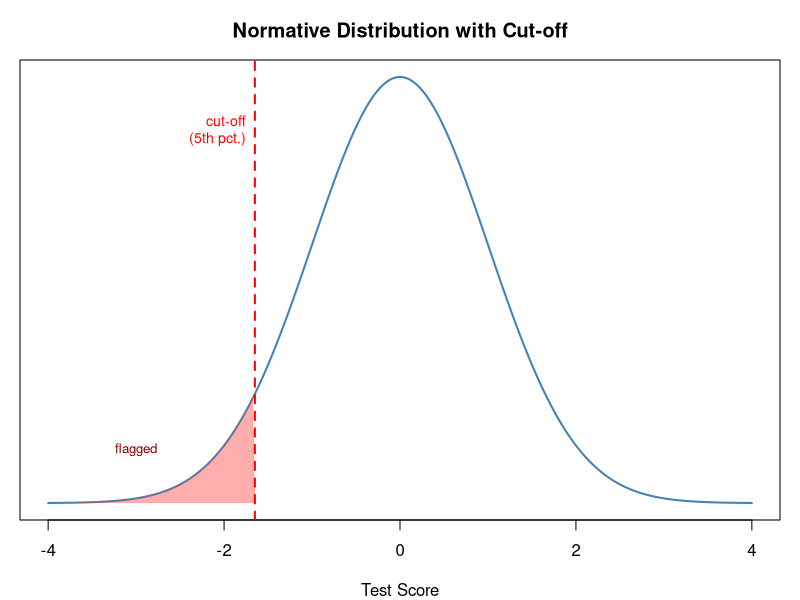
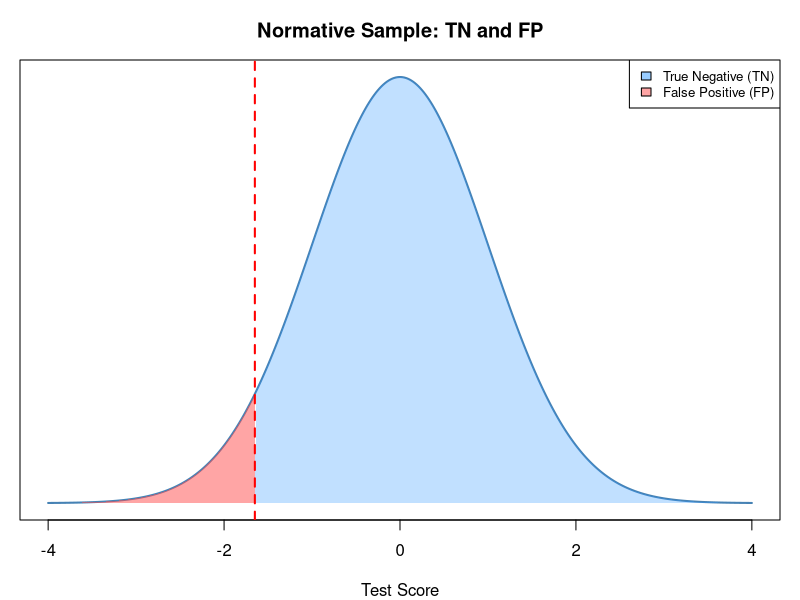

R code for these plots, in order:
## ---- chunk 1
#| echo: FALSE
#| fig.width: 6
#| fig.height: 3.5
#| fig.dpi: 100

set.seed(42)
x <- seq(-4, 4, length.out = 300)
y <- dnorm(x)

par(mar = c(4, 1, 3, 1))
plot(x, y, type = "l", lwd = 2, yaxt = "n", ylab = "",
     xlab = "Test Score", main = "Normative Distribution with Cut-off",
     col = "steelblue")

cutoff <- -1.65
polygon(c(x[x <= cutoff], cutoff), c(y[x <= cutoff], 0),
        col = rgb(1, 0.2, 0.2, 0.4), border = NA)
abline(v = cutoff, lty = 2, lwd = 2, col = "red")
text(cutoff - 0.1, 0.35, "cut-off\n(5th pct.)", col = "red", adj = 1, cex = 0.85)
text(-3, 0.05, "flagged", col = "darkred", cex = 0.8)
## ---- chunk 2
#| echo: FALSE
#| fig.width: 6
#| fig.height: 3.8
#| fig.dpi: 100

set.seed(42)
x   <- seq(-4, 4, length.out = 400)
y   <- dnorm(x)
cut <- -1.65

par(mar = c(4, 1, 3, 1))
plot(x, y, type = "l", lwd = 2, yaxt = "n", ylab = "",
     xlab = "Test Score", main = "Normative Sample: TN and FP",
     col = "steelblue")

# FP region (left of cut-off)
polygon(c(x[x <= cut], cut), c(y[x <= cut], 0),
        col = rgb(1, 0.3, 0.3, 0.5), border = NA)
# TN region (right of cut-off)
polygon(c(cut, x[x >= cut]), c(0, y[x >= cut]),
        col = rgb(0.2, 0.6, 1, 0.3), border = NA)

abline(v = cut, lty = 2, lwd = 2, col = "red")
legend("topright", legend = c("True Negative (TN)", "False Positive (FP)"),
       fill = c(rgb(0.2, 0.6, 1, 0.5), rgb(1, 0.3, 0.3, 0.5)), cex = 0.8)
